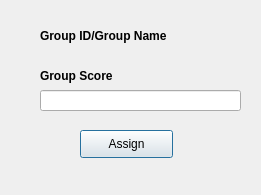
<?xml version="1.0" encoding="UTF-8"?>
<ui version="4.0">
 <class>groupEvaluationDialog</class>
 <widget class="QDialog" name="groupEvaluationDialog">
  <property name="geometry">
   <rect>
    <x>0</x>
    <y>0</y>
    <width>261</width>
    <height>195</height>
   </rect>
  </property>
  <property name="windowTitle">
   <string>Group Evaluation Scores</string>
  </property>
  <widget class="QLabel" name="label_2">
   <property name="geometry">
    <rect>
     <x>40</x>
     <y>20</y>
     <width>201</width>
     <height>31</height>
    </rect>
   </property>
   <property name="font">
    <font>
     <pointsize>9</pointsize>
     <weight>75</weight>
     <bold>true</bold>
    </font>
   </property>
   <property name="text">
    <string>Group ID/Group Name</string>
   </property>
  </widget>
  <widget class="QLabel" name="label_3">
   <property name="geometry">
    <rect>
     <x>40</x>
     <y>60</y>
     <width>201</width>
     <height>31</height>
    </rect>
   </property>
   <property name="font">
    <font>
     <pointsize>9</pointsize>
     <weight>75</weight>
     <bold>true</bold>
    </font>
   </property>
   <property name="text">
    <string>Group Score</string>
   </property>
  </widget>
  <widget class="QLineEdit" name="lineEdit_2">
   <property name="geometry">
    <rect>
     <x>40</x>
     <y>90</y>
     <width>201</width>
     <height>21</height>
    </rect>
   </property>
  </widget>
  <widget class="QPushButton" name="pushButton">
   <property name="geometry">
    <rect>
     <x>80</x>
     <y>130</y>
     <width>93</width>
     <height>28</height>
    </rect>
   </property>
   <property name="text">
    <string>Assign</string>
   </property>
   <property name="default">
    <bool>true</bool>
   </property>
  </widget>
 </widget>
 <resources/>
 <connections/>
</ui>
